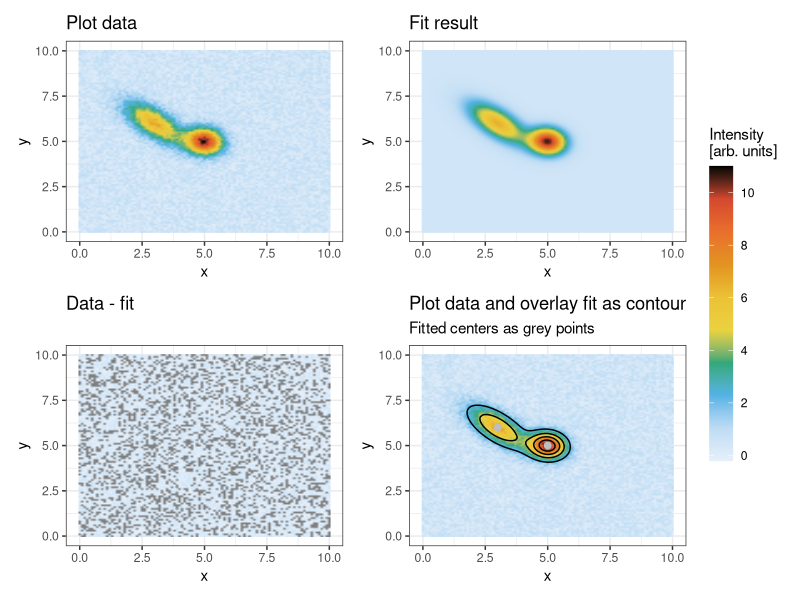

This figure's R source:
library(tidyverse)
library(patchwork)
library(broom)
theme_set(theme_bw()+theme(legend.key.height = unit(1.5, 'cm')))
cols <- c("#e7f0fa", "#c9e2f6", "#95cbee", "#0099dc", 
          "#4ab04a", "#ffd73e", "#eec73a", "#e29421", 
          "#e29421", "#f05336", "#ce472e", "black")
colors <- colorRampPalette(cols)

# Create general elliptical 2D Gaussian function (spherical if b=0)
Gauss2D <- function(x,y,x0=0,y0=0,A=1,a=1,b=.1,c=1) {
    stopifnot(length(x)==length(y), length(x0)==length(y0),
              length(x0)==length(A),length(x0)==length(a),
              length(x0)==length(b),length(x0)==length(c))
    z <- 0
    for(i in seq_along(x0)){
        z <- z + A[i]*exp(-(a[i]*(x-x0[i])^2+2*b[i]*(x-x0[i])*(y-y0[i])+c[i]*(y-y0[i])^2))
    }
    return(z)
}

# Create fake data
df <- tibble(expand.grid(x=seq(0,10,by=.1), 
                         y=seq(0,10,by=.1)),
             z = Gauss2D(x, y,
                        x0=c(5,3),  y0=c(5,6),
                         A=c(10,6),  a=c(2.2,1.5),
                         b=c(0.15,1),c=c(2.2,1.5)) + runif(length(x))
                 )

# Plot fake data
P1 <- df %>% 
    ggplot(aes(x = x, y = y, fill = z)) +
        geom_raster(interpolate=TRUE)+
        scale_fill_gradientn(colors = colors(10), 
                             limits = c(-.2,11),
                             breaks = seq(0,12,2),
                             name = "Intensity\n[arb. units]")+
        labs(title="Plot data")
# Perform fit
fit <- nls(data=df,
    z ~ z0 + Gauss2D(x,y,x0,y0,A,a,b,c),
    start=list(z0 = 0.1,
               x0 = c(4.5, 3.2), 
               y0 = c(4.5, 5.5),
               A = c(8,8),     a = c(2,2), 
               b = c(0.1,0.1), c = c(2,2)),
    control = nls.control(maxiter = 1000)
    )

# Get fit parameters
tidy(fit)
centers <- tidy(fit) %>% 
    filter(str_detect(term, "x") | str_detect(term, "y")) %>% 
    select(term, estimate) %>% 
    pivot_wider(names_from = term, 
                values_from = estimate) %>% 
    pivot_longer(everything(),
                 cols_vary = "slowest",
                 names_to = c(".value"),
                 names_pattern = "(.)")

# Plot fit
P2 <- df %>% 
    ggplot(aes(x = x, y = y, fill = predict(fit))) +
        geom_raster(interpolate=TRUE)+
        scale_fill_gradientn(colors = colors(10), 
                             limits = c(-.2,11),
                             breaks = seq(0,12,2),
                             name = "Intensity\n[arb. units]")+
        labs(title="Fit result")

# Plot data - fit
P3 <- df %>% 
    ggplot(aes(x = x, y = y, fill = z-predict(fit))) +
        geom_raster(interpolate=TRUE)+
        scale_fill_gradientn(colors = colors(10), 
                             limits = c(-.2,11),
                             breaks = seq(0,12,2),
                             name = "Intensity\n[arb. units]")+
        labs(title="Data - fit")

# Plot data and overlay fit as contour plot
P4 <- df %>% 
    ggplot(aes(x = x, y = y)) +
        geom_raster(aes(fill = z), interpolate=TRUE)+
        scale_fill_gradientn(colors = colors(10), 
                             limits = c(-.2,11),
                             breaks = seq(0,12,2),
                             name = "Intensity\n[arb. units]")+
        geom_contour(aes(z = predict(fit)), color = "black", bins = 5)+
        labs(title="Plot data and overlay fit as contour",
             subtitle="Fitted centers as grey points")+
        geom_point(data=centers, color="gray", size=2)


ggsave("data_and_fit.pdf", 
        P1+P2+P3+P4+plot_layout(guides="collect"),
        height = 6,
        width = 8)


